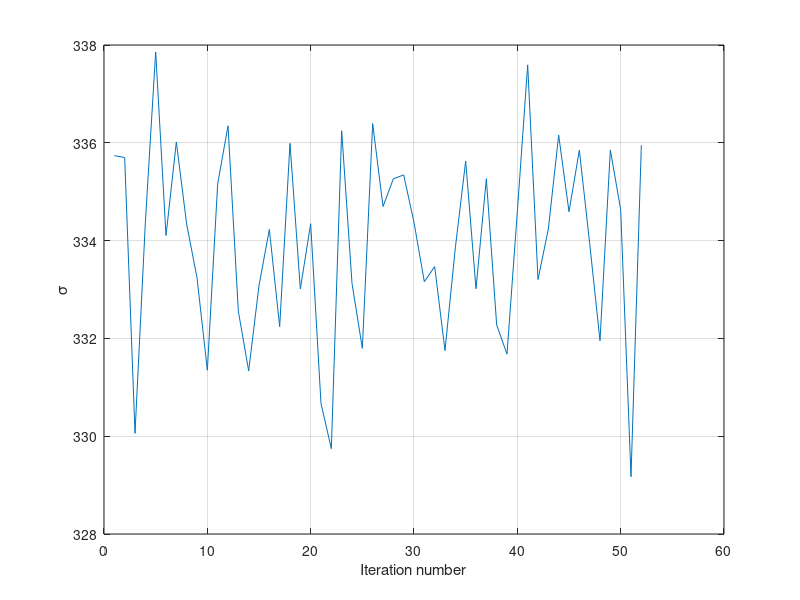
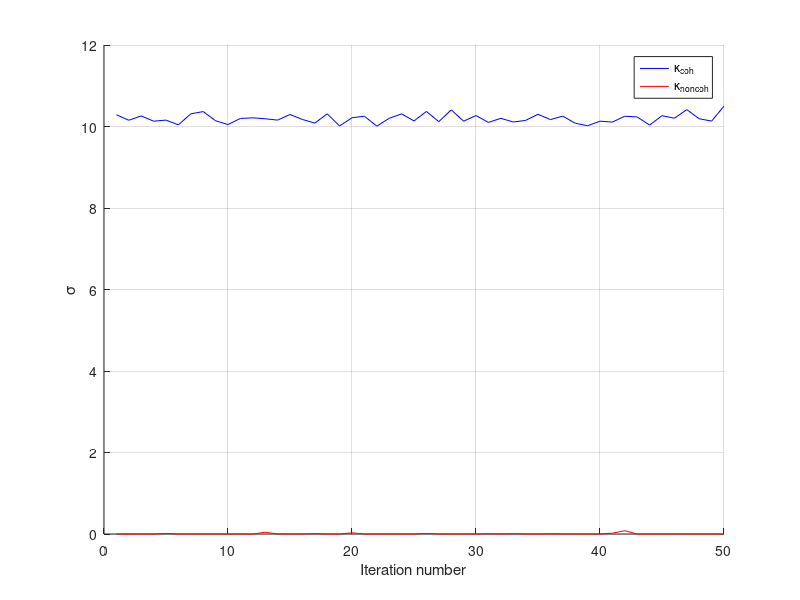
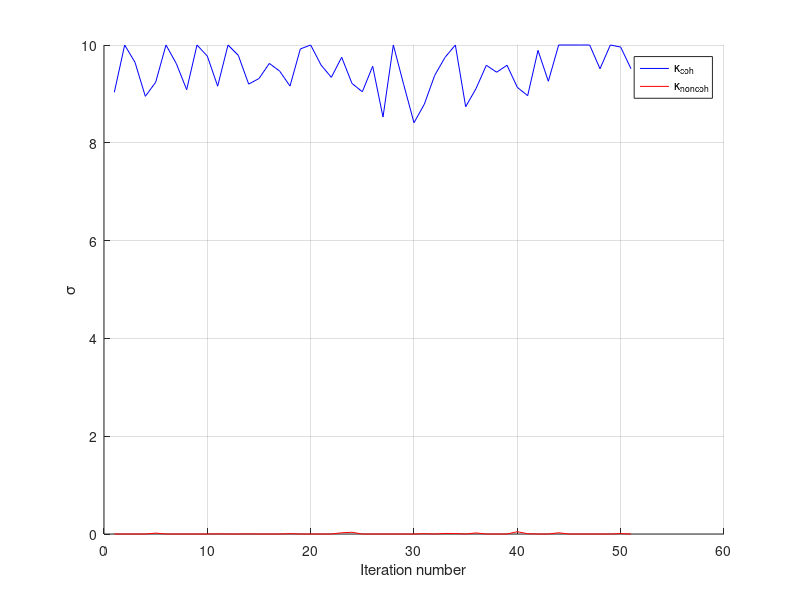
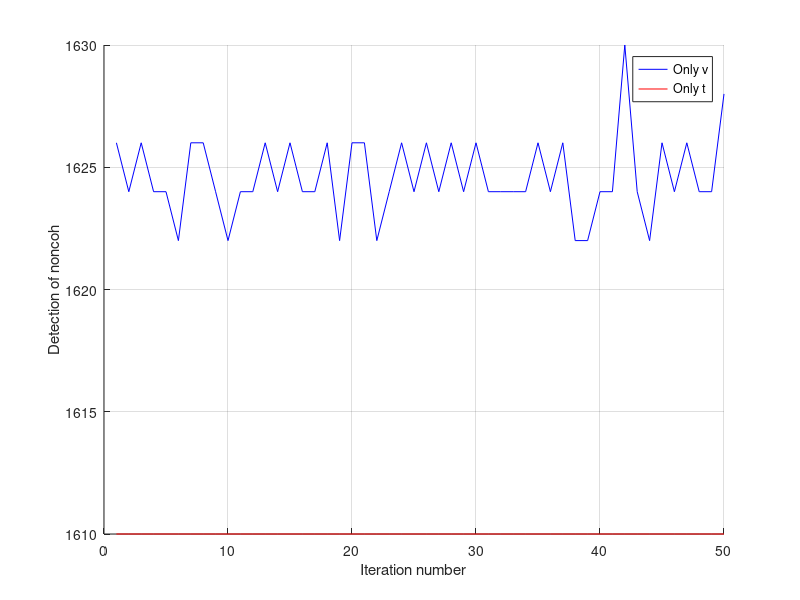

These charts were generated, in order, by the following MATLAB code:
close all; clc;

% 1846 noncoh
% 312 coh

%%%%%%%%%%%%%%%%%%%%%%%%%%%%%%%%%%%%%%%%%%%%%%%%%%%%%%%%%%%%%%%%%%%%%%%%%%%
%
% how stable are the estimated parameters?
%
%%%%%%%%%%%%%%%%%%%%%%%%%%%%%%%%%%%%%%%%%%%%%%%%%%%%%%%%%%%%%%%%%%%%%%%%%%%
% d
load d_modeling/d_modelling_sigma_coh_list
plot(d_modelling_sigma_coh_list);
grid on;
xlabel('Iteration number');
ylabel('\sigma');
fprintf('-------------------------------\n');
fprintf('Estimation of sigma for coh\n');
fprintf('Mean: %f\n', mean(d_modelling_sigma_coh_list));
fprintf('Std: %f\n', std(d_modelling_sigma_coh_list));
fprintf('-------------------------------\n');

% vdot
load vdot_modeling/vdot_kappa_coh_list
load vdot_modeling/vdot_kappa_noncoh_list
figure; hold on;
plot(vdot_kappa_coh_list, 'b');
plot(vdot_kappa_noncoh_list, 'r');
legend('\kappa_{coh}', '\kappa_{noncoh}', 'location', 'best');
grid on;
xlabel('Iteration number');
ylabel('\sigma');
fprintf('-------------------------------\n');
fprintf('Estimation of kappa for coh in vdot\n');
fprintf('Mean: %f\n', mean(vdot_kappa_coh_list));
fprintf('Std: %f\n', std(vdot_kappa_coh_list));
fprintf('Estimation of kappa for noncoh in vdot\n');
fprintf('Mean: %f\n', mean(vdot_kappa_noncoh_list));
fprintf('Std: %f\n', std(vdot_kappa_noncoh_list));
fprintf('-------------------------------\n');

% theta
load theta_modeling/theta_kappa_coh_list
load theta_modeling/theta_kappa_noncoh_list
figure; hold on;
plot(theta_kappa_coh_list, 'b');
plot(theta_kappa_noncoh_list, 'r');
legend('\kappa_{coh}', '\kappa_{noncoh}', 'location', 'best');
grid on;
xlabel('Iteration number');
ylabel('\sigma');
fprintf('-------------------------------\n');
fprintf('Estimation of kappa for coh in theta\n');
fprintf('Mean: %f\n', mean(theta_kappa_coh_list));
fprintf('Std: %f\n', std(theta_kappa_coh_list));
fprintf('Estimation of kappa for noncoh in theta\n');
fprintf('Mean: %f\n', mean(theta_kappa_noncoh_list));
fprintf('Std: %f\n', std(theta_kappa_noncoh_list));
fprintf('-------------------------------\n');

%%%%%%%%%%%%%%%%%%%%%%%%%%%%%%%%%%%%%%%%%%%%%%%%%%%%%%%%%%%%%%%%%%%%%%%%%%%
%
% Mean improvement rates
%
%%%%%%%%%%%%%%%%%%%%%%%%%%%%%%%%%%%%%%%%%%%%%%%%%%%%%%%%%%%%%%%%%%%%%%%%%%%
j = 1:50;
load performance_list

noncoh_d_before = performance_list(j*14-12, 2);
coh_d_before = performance_list(j*14-13, 2);

noncoh_v_before = performance_list(j*14-10, 2);
noncoh_t_before = performance_list(j*14-3, 2);
figure; hold on;
plot(noncoh_v_before, 'b');
plot(noncoh_t_before, 'r');
grid on;
xlabel('Iteration number');
ylabel('Detection of noncoh');
legend('Only v', 'Only t', 'location', 'best');

coh_v_before = performance_list(j*14-11, 2);
coh_t_before = performance_list(j*14-4, 2);
figure; hold on;
plot(coh_v_before, 'b');
plot(coh_t_before, 'r');
grid on;
xlabel('Iteration number');
ylabel('Detection of coh');
legend('Only v', 'Only t', 'location', 'best');

noncoh_v_after = performance_list(j*14-7, 2);
noncoh_t_after = performance_list(j*14, 2);
figure; hold on;
plot(noncoh_v_after, 'b');
plot(noncoh_t_after, 'r');
grid on;
xlabel('Iteration number');
ylabel('Detection of noncoh');
legend('d+v', 'd+t', 'location', 'best');

coh_v_after = performance_list(j*14-8, 2);
coh_t_after = performance_list(j*14-1, 2);
figure; hold on;
plot(coh_v_after, 'b');
plot(coh_t_after, 'r');
grid on;
xlabel('Iteration number');
ylabel('Detection of coh');
legend('d+v', 'd+t', 'location', 'best');

fprintf('-------------------------------\n');
fprintf('Detection rates before and after \n');
fprintf('     d\t                      v\t                         t\t                        d+v\t                   d+t\t\n');
fprintf('Non %f+-%f\t  %f+-%f\t %f+-%f\t %f+-%f\t %f+-%f\t\n', ...
    mean(noncoh_d_before), std(noncoh_d_before),...
    mean(noncoh_v_before), std(noncoh_v_before),...
    mean(noncoh_t_before), std(noncoh_t_before),...
    mean(noncoh_v_after), std(noncoh_v_after),...
    mean(noncoh_t_after), std(noncoh_t_after));
fprintf('Coh %f+-%f\t   %f+-%f\t  %f+-%f\t  %f+-%f\t %f+-%f\t\n',...
    mean(coh_d_before),    std(coh_d_before),...
    mean(coh_v_before),    std(coh_v_before),...
    mean(coh_t_before),    std(coh_t_before),...
    mean(coh_v_after),     std(coh_v_after),...
    mean(coh_t_after),     std(coh_t_after));
fprintf('Tot %f+-%f\t  %f+-%f\t  %f+-%f\t  %f+-%f\t  %f+-%f\t\n', ...
    mean(coh_d_before+noncoh_d_before),  std(coh_d_before+noncoh_d_before),...
    mean(coh_v_before+noncoh_v_before),  std(coh_v_before+noncoh_v_before),...
    mean(coh_t_before+noncoh_t_before),  std(coh_t_before+noncoh_t_before),...
    mean(coh_v_after+noncoh_v_after),    std(coh_v_after+noncoh_v_after),...
    mean(coh_t_after+noncoh_t_after),    std(coh_t_after+noncoh_t_after));
fprintf('-------------------------------\n');


fprintf('-------------------------------\n');
fprintf('Mean improvement rate \n');
fprintf('    v->d+v\t     d->d+v\t     t->d+t\t     d->d+t\t     \n');
fprintf('Non %f\t  %f\t %f\t  %f\t \n',...
    (mean(noncoh_v_after)- mean(noncoh_v_before))/(1846-mean(noncoh_v_before)),...
    (mean(noncoh_v_after)- mean(noncoh_d_before))/(1846-mean(noncoh_d_before)),...
    (mean(noncoh_t_after)- mean(noncoh_t_before))/(1846-mean(noncoh_t_before)),...
    (mean(noncoh_t_after)- mean(noncoh_d_before))/(1846-mean(noncoh_d_before)));
fprintf('Coh %f\t  %f\t  %f\t  %f\t\n',...
    (mean(coh_v_after)- mean(coh_v_before))/(312-mean(coh_v_before)),...
    (mean(coh_v_after)- mean(coh_d_before))/(312-mean(coh_d_before)),...
    (mean(coh_t_after)- mean(coh_t_before))/(312-mean(coh_t_before)),...
    (mean(coh_t_after)- mean(coh_d_before))/(312-mean(coh_d_before)));
fprintf('Tot %f\t  %f\t %f\t  %f\t \n',...
    (mean(noncoh_v_after) + mean(coh_v_after)- mean(noncoh_v_before) - mean(coh_v_before))/(1846 + 312 -mean(noncoh_v_before)- mean(coh_v_before)),...
    (mean(noncoh_v_after) + mean(coh_v_after)- mean(noncoh_d_before) - mean(coh_d_before))/(1846 + 312 -mean(noncoh_d_before)- mean(coh_d_before)),...
    (mean(noncoh_t_after) + mean(coh_t_after)- mean(noncoh_t_before) - mean(coh_t_before))/(1846 + 312 -mean(noncoh_t_before)- mean(coh_t_before)),...
    (mean(noncoh_t_after) + mean(coh_t_after)- mean(noncoh_d_before) - mean(coh_d_before))/(1846 + 312 -mean(noncoh_d_before)- mean(coh_d_before)));
fprintf('-------------------------------\n');



